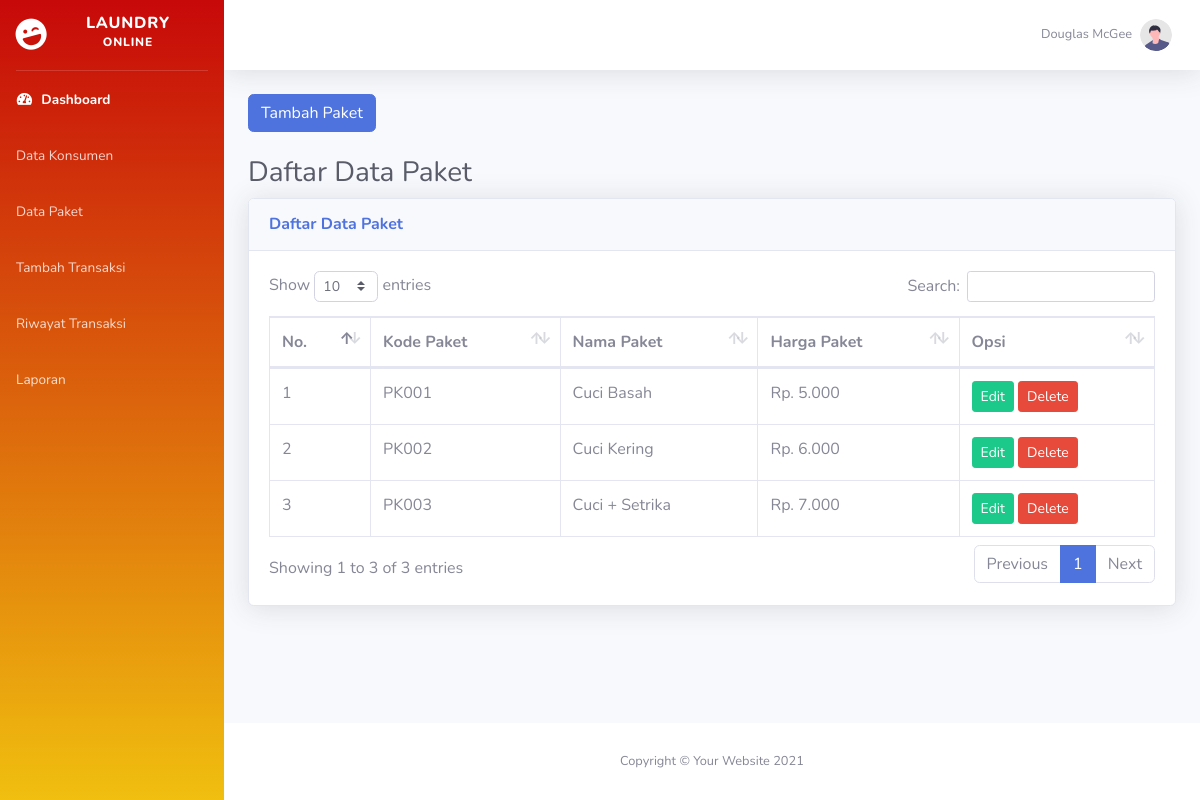
/index.php/paket, run on the app's committed database.
### tables this page shows
CREATE TABLE `paket` (
  `kode_paket` varchar(20) NOT NULL,
  `nama_paket` varchar(50) NOT NULL,
  `harga_paket` varchar(20) NOT NULL
);

### application/controllers/paket.php (called while the page is built, shortened)
<?php
class Paket extends CI_Controller {
    public function __construct()
    {
        $this->load->model('m_paket');
    }
    public function index()
    {
        $isi['content'] = 'backend/paket/v_paket.php';
        $isi['judul'] = 'Daftar Data Paket';
        $isi['data'] = $this->m_paket->getDataPaket();
        $this->load->view('backend/dashboard', $isi);
    }
}

### index.php (called while the page is built, shortened)
<?php
require_once BASEPATH.'core/CodeIgniter.php';

### application/models/m_paket.php (called while the page is built, shortened)
<?php
class m_paket extends CI_Model {
    public function getDataPaket()
    {
        return $this->db->get('paket')->result();
    }
}

### application/views/backend/paket/v_paket.php (the view, shortened to what this page needs)
<div class="container-fluid">
<div class="row">
    <div class="col-md-12">
        <a href="<?= base_url()?>paket/tambah" class="btn btn-primary">Tambah Paket</a> <br><br>
    </div>
</div>
<h1 class="h3 mb-2 text-gray-800"><?= $judul;?></h1>
<div class="card shadow mb-4">
    <div class="card-header py-3">
        <h6 class="m-0 font-weight-bold text-primary"><?= $judul;?></h6>
    </div>
    <div class="card-body">
        <div class="table-responsive">
            <table class="table table-bordered" id="dataTable" width="100%" cellspacing="0">
                <thead>
                    <tr>
                        <th>No.</th>
                        <th>Kode Paket</th>
                        <th>Nama Paket</th>
                        <th>Harga Paket</th>
                        <th>Opsi</th>
                    </tr>
                </thead>
                <tbody>
                    <?php
                        $no = 1;
                    foreach ($data as $row) : ?>
                          <tr>
                          <td><?= $no++; ?></td>
                          <td><?=  $row->kode_paket;?></td>
                          <td><?=  $row->nama_paket;?></td>
                          <td><?= "Rp. ". number_format($row->harga_paket,0,'.','.');?></td>
                          <td>
                                <a href="<?=  base_url()?>paket/edit/<?= $row->kode_paket; ?>" class="btn btn-success btn-sm">Edit</a>
                                <a href="<?=  base_url()?>paket/delete/<?= $row->kode_paket; ?>" class="btn btn-danger btn-sm" onclick="return confirm('Yakin Mau Menghapus ?');">Delete</a>
                          </td>
                          </tr>
                    <?php endforeach;?>
                </tbody>
            </table>
        </div>
     </div>
</div>
</div>

### data on the page
paket: kode_paket "PK001", nama_paket "Cuci Basah", harga_paket "5.000"
paket: kode_paket "PK002", nama_paket "Cuci Kering", harga_paket "6.000"
paket: kode_paket "PK003", nama_paket "Cuci + Setrika", harga_paket "7.000"

### other printed values
$judul "Daftar Data Paket"
